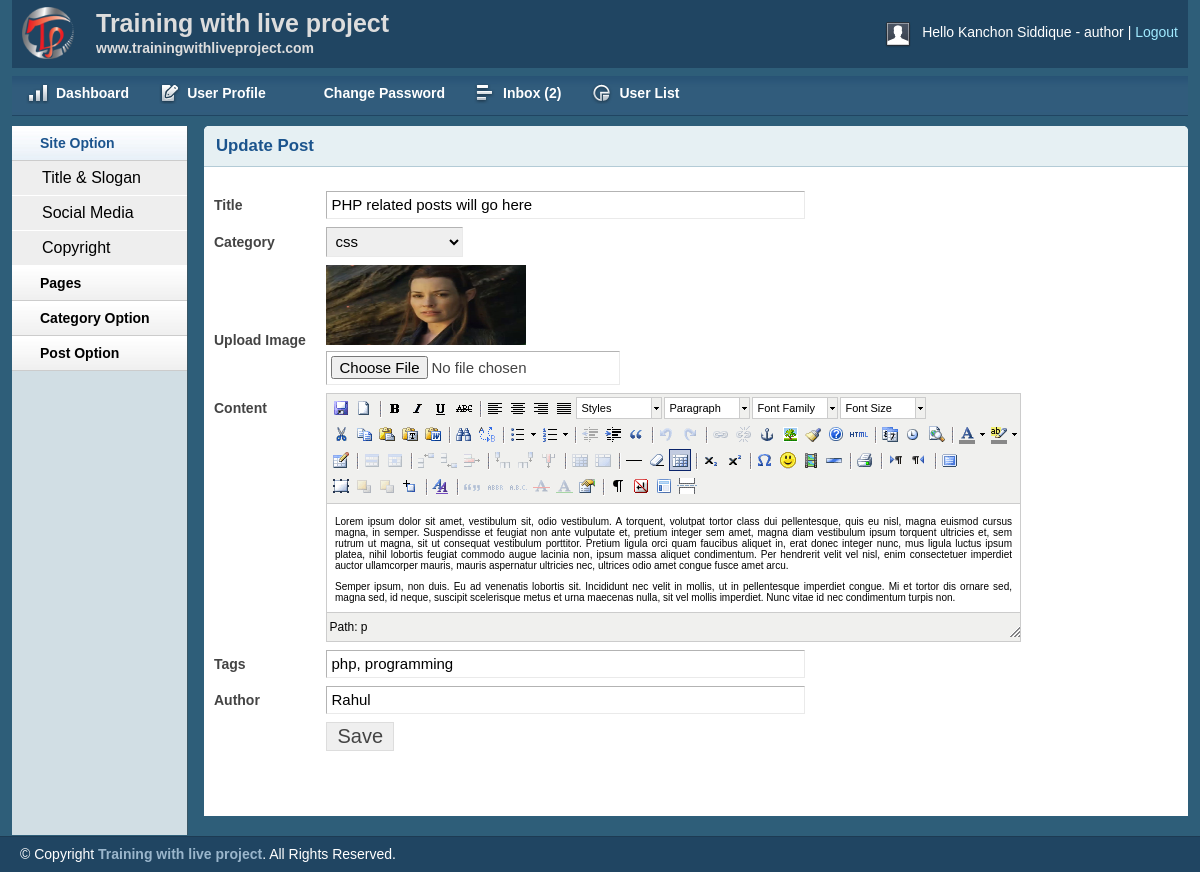
Screenshot of /admin/editpost.php?editpostid=17 (signed in) with the database file from the repository.
### tables this page shows
CREATE TABLE `tbl_post` (
  `id` int(11) NOT NULL,
  `cat` int(11) NOT NULL,
  `title` varchar(255) NOT NULL,
  `body` text NOT NULL,
  `image` varchar(255) NOT NULL,
  `author` varchar(255) NOT NULL,
  `tags` varchar(255) NOT NULL,
  `date` timestamp NOT NULL DEFAULT CURRENT_TIMESTAMP,
  `userid` int(11) NOT NULL
);

CREATE TABLE `tbl_category` (
  `id` int(11) NOT NULL,
  `name` varchar(255) NOT NULL
);

### classes/Post.php (called while the page is built, shortened)
<?php
$filepath = realpath(dirname(__FILE__));
include_once($filepath . '/../lib/Database.php');
?>
<?php
class Post
{
    private $db;
    public function __construct()
    {
        $this->db = new Database();
    }
    public function getTotalPostById($postid)
    {
        $query  = "SELECT * FROM tbl_post WHERE id = '$postid'";
        $result = $this->db->select($query);
        return $result;
    }
}

### lib/Database.php (called while the page is built, shortened)
<?php
Class Database
{
    public $host = DB_HOST;
    public $user = DB_USER;
    public $pass = DB_PASS;
    public $dbname = DB_NAME;
    public $link;
    private function connectDB()
    {
        $this->link = new mysqli($this->host, $this->user, $this->pass, $this->dbname);
    }
    public function select($query)
    {
        $result = $this->link->query($query) or die($this->link->error . __LINE__);
        if ($result->num_rows > 0) {
            return $result;
        } else {
            return false;
        }
    }
}

### classes/Category.php (called while the page is built, shortened)
<?php
$filepath = realpath(dirname(__FILE__));
include_once($filepath . '/../lib/Database.php');
?>
<?php
class Category
{
    private $db;
    public function __construct()
    {
        $this->db = new Database();
    }
    public function getAllCat()
    {
        $query  = "select * from tbl_category order by id desc";
        $result = $this->db->select($query);
        return $result;
    }
}

### admin/editpost.php (the view, shortened to what this page needs)
<?php include "inc/header.php"; ?>
<?php include "inc/sidebar.php"; ?>
<?php
if (!isset($_GET['editpostid']) || $_GET['editpostid'] == null) {
    echo "<script>window.location='postlist.php'</script>";
} else {
    $postid = $_GET['editpostid'];
}
?>
    <div class="grid_10">
        <div class="box round first grid">
            <h2>Update Post</h2>
            <div class="block">
                <?php
                $getpost = $post->getTotalPostById($postid);
                if ($getpost) {
                    while ($postresult = $getpost->fetch_assoc()) {
                        ?>
                        <form enctype="multipart/form-data" action="" method="post">
                            <table class="form">
                                <tr>
                                    <td>
                                        <label>Title</label>
                                    </td>
                                    <td>
                                        <input type="text" name="title" value="<?php echo $postresult['title']; ?>"
                                               class="medium"/>
                                    </td>
                                </tr>
                                <tr>
                                    <td>
                                        <label>Category</label>
                                    </td>
                                    <td>
                                        <select id="select" name="cat">
                                            <?php
                                            $getCat = $cat->getAllCat();
                                            if ($getCat) {
                                                while ($result = $getCat->fetch_assoc()) {
                                                    ?>
                                                    <option
                                                        <?php
                                                        if ($postresult['cat'] == $result['id']) { ?>
                                                            selected="selected"
                                                        <?php }
                                                        ?>
                                                            value="<?php echo $result['id']; ?>"><?php echo $result['name']; ?></option>
                                                    <?php
                                                }
                                            }
                                            ?>
                                        </select>
                                    </td>
                                </tr>
                                <tr>
                                    <td>
                                        <label>Upload Image</label>
                                    </td>
                                    <td>
                                        <img src="<?php echo $postresult['image']; ?>" width="200px"
                                             height="80px"/><br/>
                                        <input type="file" name="image"/>
                                    </td>
                                </tr>
                                <tr>
                                    <td style="vertical-align: top; padding-top: 9px;">
                                        <label>Content</label>
                                    </td>
                                    <td>
                                    </td>
                                </tr>
                                <tr>
                                    <td>
                                        <label>Tags</label>
                                    </td>
                                    <td>
                                        <input type="text" name="tags" value="<?php echo $postresult['tags']; ?>"
                                               class="medium"/>
                                    </td>
                                </tr>
                                <tr>
                                    <td>
                                        <label>Author</label>
                                    </td>
                                    <td>
                                        <input type="text" name="author" value="<?php echo $postresult['author']; ?>"
                                               class="medium"/>
                                    </td>
                                </tr>
                                <tr>
                                    <td></td>
                                    <td>
                                        <input type="submit" name="submit" Value="Save"/>
                                    </td>
                                </tr>
                            </table>
                        </form>
                        <?php
                    }
                }
                ?>
            </div>
        </div>
    </div>
<?php include "inc/footer.php"; ?>

### admin/css/layout.css (style rules this page uses)
body { background: #fff none repeat scroll 0 0; color: #444; font-size: 14px; padding: 0; }
h1, h2, h3, h4, h5, h6 { line-height:1.2em; margin-bottom:.3em; }
h2 { margin-top:1em; }
.box { background:#fff; margin-bottom:20px; padding:10px 10px 10px 10px; margin-left:-8px; }
.box.grid { padding-bottom:40px; }
.box.round { -moz-border-radius: 5px 5px 0px 0px; -webkit-border-radius: 5px 5px 0px 0px; border-radius: 5px 5px 0px 0px; }
.box h2 { font-size:1.2em; font-weight:bold; color:#1B548D; background:#E6F0F3; margin:-10px -10px 0 -10px; padding:10px 12px; border-bottom:1px solid #B3CBD6; -moz-border-radius: 5px 5px 0px 0px; -webkit-border-radius: 5px 5px 0px 0px; border-radius: 5px 5px 0px 0px; }
.box.first { min-height: 406px; }
.block { padding-top:20px; }
table.form { width:100%; }
table.form td { padding:4px 0px; }
table.form label { font-weight:bold; }
table.form input, table.form select { font-size: 15px; padding: 4px 4px 5px 4px; border-top: 1px solid #b3b3b3; border-left: 1px solid #b3b3b3; border-right: 1px solid #eaeaea; border-bottom: 1px solid #eaeaea; }
table.form input[type="submit"] { border: 1px solid #ddd; color: #444; cursor: pointer; font-size: 20px; padding: 2px 10px; }
input.medium { width: 55%; }
.block { padding-bottom:1px; }

### admin/js/tiny-mce/themes/advanced/skins/default/content.css (style rules this page uses)
body, td, pre { color:#000; font-family:Verdana, Arial, Helvetica, sans-serif; font-size:10px; margin:8px; }
body { background:#FFF; }
h2 { font-size: 1.5em }
img { border:0; }
table, img, hr, .mceItemAnchor { cursor:default }
table td, table th { cursor:text }

### rows the page displays
tbl_post: title "PHP related posts will go here", cat "css", image (picture), tags "php, programming", author "Rahul"

### other values shown
Session::get('name') "Kanchon Siddique"
Session::get('username') "author"
$count "2"
